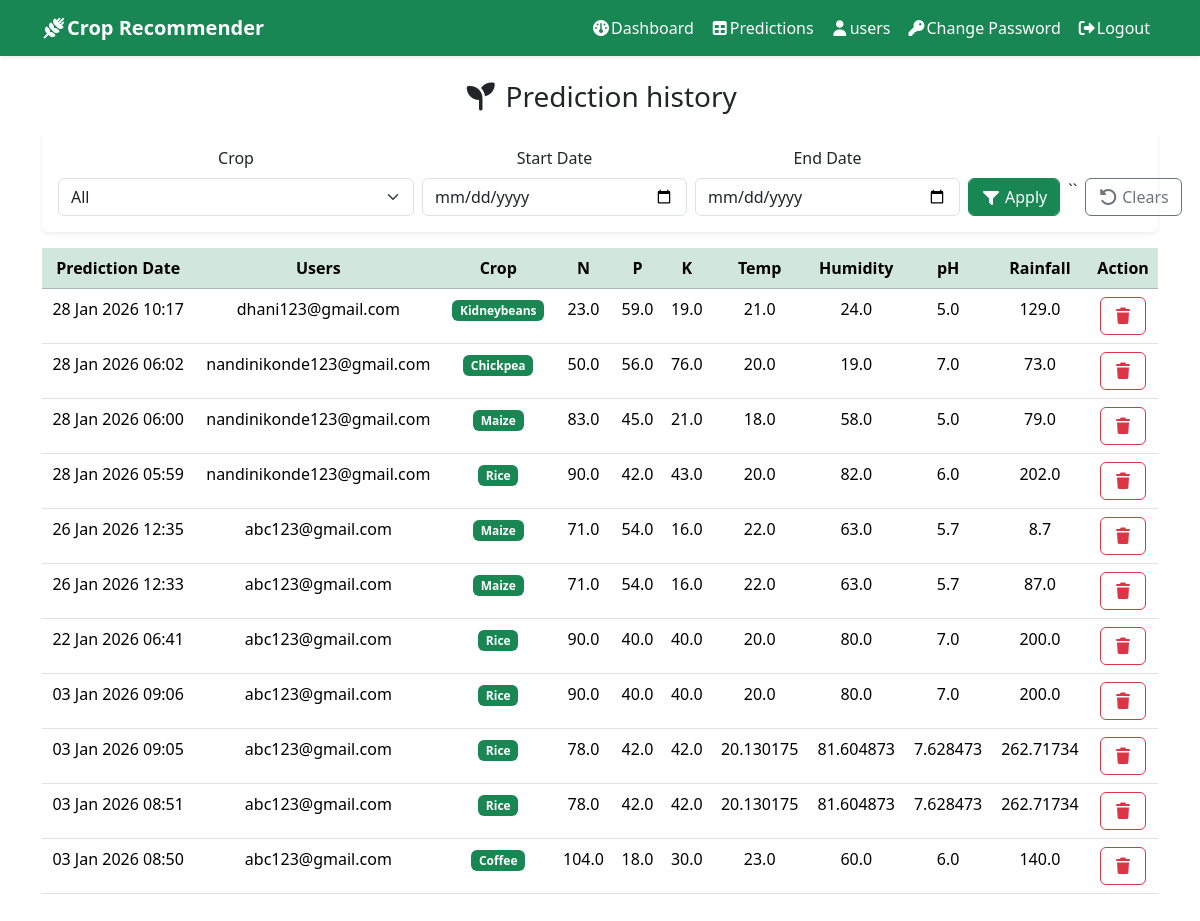
Page /admin_view_predictions/ (signed in) on the committed database.
### recommender/models.py (models this page shows, shortened)
class Prediction(models.Model):
    user = models.ForeignKey(User,on_delete=models.CASCADE,related_name='predictions')
    N = models.FloatField()
    P = models.FloatField()
    K = models.FloatField()
    temperature = models.FloatField()
    humidity = models.FloatField()
    ph = models.FloatField()
    rainfall = models.FloatField()
    prediction_label=models.CharField(max_length=100)
    created_at = models.DateTimeField(auto_now_add=True)
    class Meta:
        ordering = ['-created_at']

### recommender/views.py (the view)
# urls.py: path('admin_view_predictions/',admin_view_predictions,name='admin_view_predictions'),
@user_passes_test(is_staff,login_url='admin_login')
def admin_view_predictions(request):
    qs = Prediction.objects.select_related('user')
    context = {
        "qs" : qs,
    }
    return render(request,"admin_view_predictions.html",context)

### recommender/views.py (called while the page is built)
def is_staff(user):
    return user.is_authenticated and user.is_staff

### recommender/templates/admin_view_predictions.html (shortened to what this page needs)
{% extends "base.html" %}
{% load static %}
{% block content %}
<div class="text-center">
    <h3 class="mb-3">
        <i class="fa-solid fa-seedling"></i> Prediction history
    </h3>
    <form method="get" class="card card-body shadow-sm border-0 mb-3">
    <div class="row g-2 align-items-end">
        <div class="col-md-4">
            <label class="form-label">Crop</label>
            <select name="crop" class="form-select">
                <option value="">All</option>
            </select>
        </div>
        <div class="col-md-3">
            <label class="form-label">Start Date</label>
            <input type="date" name="start" class="form-control">
        </div>
        <div class="col-md-3">
            <label class="form-label">End Date</label>
            <input type="date" name="end" class="form-control">
        </div>
        <div class="col-md-2">
            <div class="d-flex gap-2">
                <button type="submit"
                        class="btn btn-success form-control d-flex align-items-center justify-content-center">
                    <i class="fa-solid fa-filter me-1"></i> Apply
                </button>``
                <a href=""
                    class="btn btn-outline-secondary form-control d-flex align-items-center justify-content-center">
                    <i class="fa-solid fa-rotate-left me-1"></i> Clears
                </a>
            </div>
        </div>
    </div>
</form>
    <table class="table">
        <thead class="table-success">
            <tr>
                <th>Prediction Date</th>
                <th>Users</th>
                <th>Crop</th>
                <th>N</th>
                <th>P</th>
                <th>K</th>
                <th>Temp</th>
                <th>Humidity</th>
                <th>pH</th>
                <th>Rainfall</th>
                <th>Action</th>
            </tr>
        </thead>
        <tbody>
            {% for p in qs %}
            <tr>
                <td>{{ p.created_at|date:"d M Y H:i" }}</td>
                <td>{{ p.user.username }}</td>
                <td>
                    <span class="badge bg-success">
                        {{ p.prediction_label|title }}
                    </span>
                </td>
                <td>{{ p.N }}</td>
                <td>{{ p.P }}</td>
                <td>{{ p.K }}</td>
                <td>{{ p.temperature }}</td>
                <td>{{ p.humidity }}</td>
                <td>{{ p.ph }}</td>
                <td>{{ p.rainfall }}</td>
                <td>
                    <a href="{% url 'user_delete_prediction' p.id %}"
                       class="btn btn-outline-danger"
                       onclick="return confirm('Delete this entry? This cannot be undone')">
                        <i class="fa-solid fa-trash"></i>
                    </a>
                </td>
            </tr>
            {% endfor %}
        </tbody>
    </table>
</div>
{% endblock %}

### rows in the picture
Prediction: created_at "28 Jan 2026 10:17", user.username "dhani123@gmail.com", prediction_label "Kidneybeans", N "23.0", P "59.0", K "19.0", temperature "21.0", humidity "24.0", ph "5.0", rainfall "129.0"
Prediction: created_at "28 Jan 2026 06:02", user.username "nandinikonde123@gmail.com", prediction_label "Chickpea", N "50.0", P "56.0", K "76.0", temperature "20.0", humidity "19.0", ph "7.0", rainfall "73.0"
Prediction: created_at "28 Jan 2026 06:00", user.username "nandinikonde123@gmail.com", prediction_label "Maize", N "83.0", P "45.0", K "21.0", temperature "18.0", humidity "58.0", ph "5.0", rainfall "79.0"
Prediction: created_at "28 Jan 2026 05:59", user.username "nandinikonde123@gmail.com", prediction_label "Rice", N "90.0", P "42.0", K "43.0", temperature "20.0", humidity "82.0", ph "6.0", rainfall "202.0"
Prediction: created_at "26 Jan 2026 12:35", user.username "abc123@gmail.com", prediction_label "Maize", N "71.0", P "54.0", K "16.0", temperature "22.0", humidity "63.0", ph "5.7", rainfall "8.7"
Prediction: created_at "26 Jan 2026 12:33", user.username "abc123@gmail.com", prediction_label "Maize", N "71.0", P "54.0", K "16.0", temperature "22.0", humidity "63.0", ph "5.7", rainfall "87.0"
Prediction: created_at "22 Jan 2026 06:41", user.username "abc123@gmail.com", prediction_label "Rice", N "90.0", P "40.0", K "40.0", temperature "20.0", humidity "80.0", ph "7.0", rainfall "200.0"
Prediction: created_at "03 Jan 2026 09:06", user.username "abc123@gmail.com", prediction_label "Rice", N "90.0", P "40.0", K "40.0", temperature "20.0", humidity "80.0", ph "7.0", rainfall "200.0"
Prediction: created_at "03 Jan 2026 09:05", user.username "abc123@gmail.com", prediction_label "Rice", N "78.0", P "42.0", K "42.0", temperature "20.130175", humidity "81.604873", ph "7.628473", rainfall "262.71734"
Prediction: created_at "03 Jan 2026 08:51", user.username "abc123@gmail.com", prediction_label "Rice", N "78.0", P "42.0", K "42.0", temperature "20.130175", humidity "81.604873", ph "7.628473", rainfall "262.71734"
Prediction: created_at "03 Jan 2026 08:50", user.username "abc123@gmail.com", prediction_label "Coffee", N "104.0", P "18.0", K "30.0", temperature "23.0", humidity "60.0", ph "6.0", rainfall "140.0"
